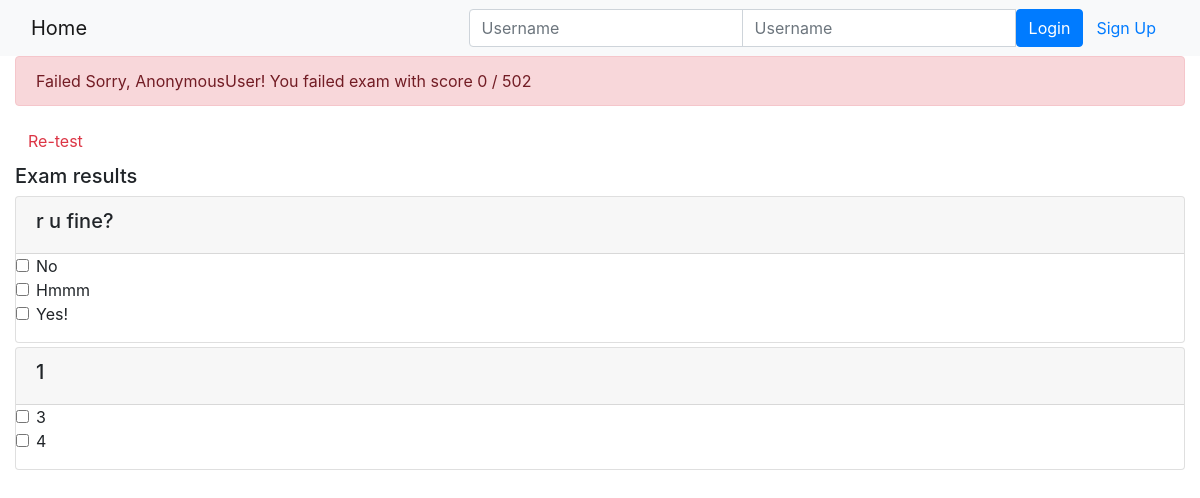
Page /onlinecourse/course/1/submission/1/result/ on the earlier database version.
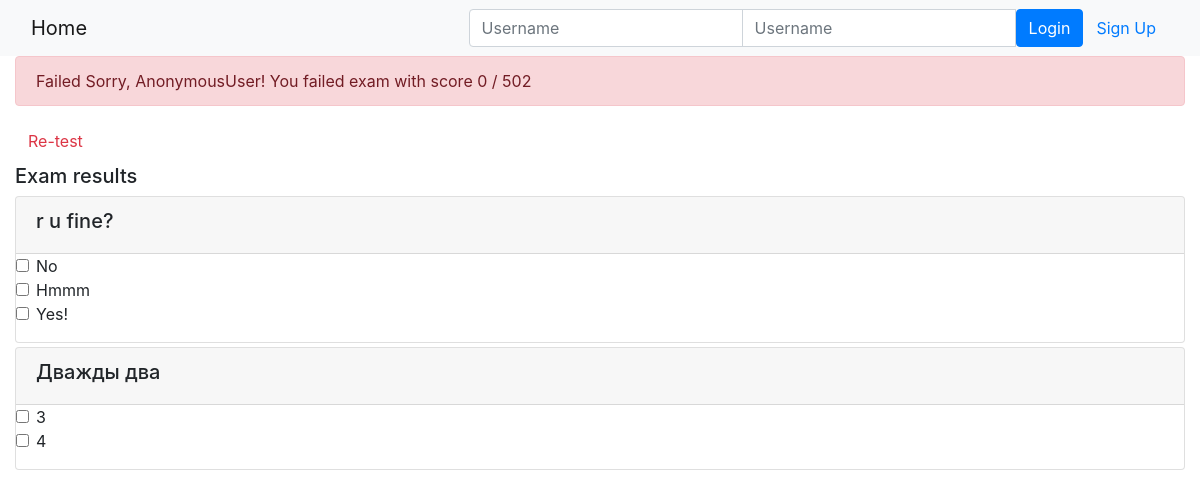
Same page on the later database version.
### onlinecourse/models.py (models this page shows)
class Question(models.Model):
    cources = models.ManyToManyField(Course)
    lesson = models.ForeignKey(Lesson, on_delete=models.CASCADE)
    question_text = models.CharField(max_length=200)
    grade_point = models.IntegerField()
    choice_set = models.ManyToManyField(Choice)
    def is_get_score(self, selected_ids):
        all_correct = sorted(self.choice_set.filter(is_correct=True), key=id)
        selected = sorted(self.choice_set.filter(id__in=selected_ids), key=id)
        if all_correct == selected:
            return True
        else:
            return False

### onlinecourse/views.py (the view)
# urls.py: path('course/<int:course_id>/submission/<int:submission_id>/result/', views.show_exam_result ,name='show_exam_result'),
def show_exam_result(request, course_id, submission_id):
    course = Course.objects.get(pk=course_id)
    questions = Question.objects.filter(cources=course_id)
    score=total=0
    for qqq in questions:
        choices = Choice.objects.filter(submission=submission_id, question=qqq.id)
        total+=qqq.grade_point
        if qqq.is_get_score(choices):
            score+=qqq.grade_point
    grade = int(score*100/total)
    choices = Choice.objects.filter(submission=submission_id)
    context={'course': course,
            'choices': choices,
            'total':total,
            'score':score,
            'grade':grade}
    print(context)
    template_name = 'onlinecourse/exam_result_bootstrap.html'
    return render(request, template_name, context)

### onlinecourse/models.py (called while the page is built)
    def __str__(self):
        return "Name: " + self.name + "," + \
               "Description: " + self.description

### onlinecourse/templates/onlinecourse/exam_result_bootstrap.html (shortened to what this page needs)
<!DOCTYPE html>
<html lang="en">
<head>
    {% load static %}
    <link rel="stylesheet" href="https://maxcdn.bootstrapcdn.com/bootstrap/4.5.2/css/bootstrap.min.css">
</head>
<body>
 <nav class="navbar navbar-light bg-light">
    <div class="container-fluid">
        <div class="navbar-header">
              <a class="navbar-brand" href="{% url 'onlinecourse:index' %}">Home</a>
        </div>
        <ul class="nav navbar-nav navbar-right">
            {% if user.is_authenticated %}
            <li>
                <a class="btn btn-link" href="#">{{ user.first_name }}({{ user.username }})</a>
                <a class="btn btn-link" href="{% url 'onlinecourse:logout' %}">Logout</a>
            </li>
            {% else %}
            <li>
                <form class="form-inline" action="{% url 'onlinecourse:login' %}" method="post">
                    <div class="input-group">
                        <input type="text" class="form-control" placeholder="Username" name="username" >
                        <input type="password" class="form-control" placeholder="Username" name="psw" >
                        <button class="btn btn-primary" type="submit">Login</button>
                        <a class="btn btn-link" href="{% url 'onlinecourse:registration' %}">Sign Up</a>
                    </div>
                </form>
            </li>
            {% endif %}
        </ul>
    </div>
</nav>
<div class="container-fluid">
    {% if grade > 80 %}
    <div class="alert alert-success">
        <bold>Congratulations, {{user}}!</bold> You passed exam with score  {{score}} / {{total}}
    </div>
        {% else %}
        <div class="alert alert-danger">
            <bold>Failed</bold> Sorry, {{user}}! You failed exam with score {{score}} / {{total}}
        </div>
        <a class="btn btn-link text-danger" href="{% url 'onlinecourse:course_details' course.id %}">Re-test</a>
        {% endif %}
        <div class="card-columns-vertical mt-1">
        <h5 class="">Exam results</h5>
            {% for question in course.question_set.all %}
                <div class="card mt-1">
                    <div class="card-header"><h5>{{ question.question_text}}</h5></div>
                    <div class="form-group">
                        {% for choice in question.choice_set.all %}
                        <div class="form-check">
                            <label class="form-check-label">
                                {% if choice in  choices %}
                                    {% if choice.is_correct %}
                                        <p class="text-success">
                                            <input type="checkbox" name="choice_{{choice.id}}"
                                                class="form-check-input" id="{{choice.id}}"
                                                value="{{choice.id}}" checked="yes">{{ choice.content }}
                                        </p>
                                    {%else%}
                                        <p class="text-danger">
                                            <input type="checkbox" name="choice_{{choice.id}}"
                                                class="form-check-input" id="{{choice.id}}"
                                                value="{{choice.id}}" checked="yes">{{ choice.content }}
                                        </p>
                                    {% endif %}
                                {%else%}
                                <input type="checkbox" name="choice_{{choice.id}}"
                                    class="form-check-input" id="{{choice.id}}"
                                    value="{{choice.id}}">{{ choice.content }}
                                {% endif %}
                            </label>
                        </div>
                        {% endfor %}
                    </div>
                </div>
            {% endfor %}
        </div>
    </div>
</body>
</html>

Differences in the rows shown:
changed Question: question_text "1" → "Дважды два"
